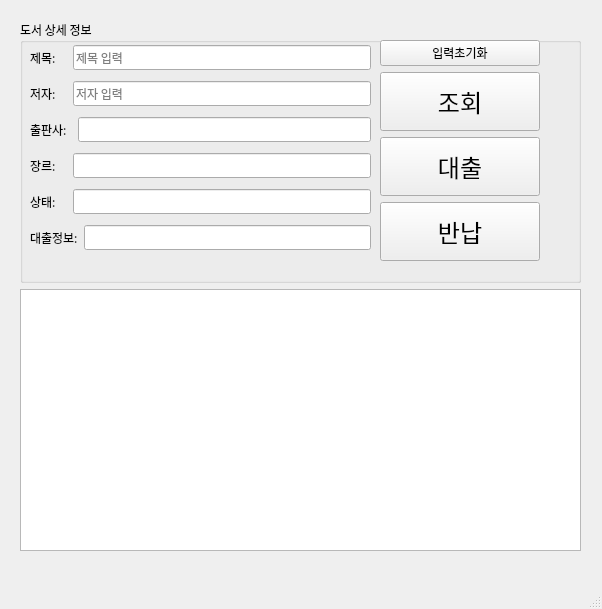
<?xml version="1.0" encoding="UTF-8"?>
<ui version="4.0">
 <class>MainWindow</class>
 <widget class="QMainWindow" name="MainWindow">
  <property name="geometry">
   <rect>
    <x>0</x>
    <y>0</y>
    <width>602</width>
    <height>609</height>
   </rect>
  </property>
  <property name="font">
   <font>
    <family>D2Coding</family>
    <weight>50</weight>
    <bold>false</bold>
    <underline>false</underline>
   </font>
  </property>
  <property name="windowTitle">
   <string>MainWindow</string>
  </property>
  <widget class="QWidget" name="centralwidget">
   <widget class="QWidget" name="verticalLayoutWidget">
    <property name="geometry">
     <rect>
      <x>20</x>
      <y>20</y>
      <width>561</width>
      <height>531</height>
     </rect>
    </property>
    <layout class="QVBoxLayout" name="verticalLayout">
     <item>
      <layout class="QHBoxLayout" name="horizontalLayout">
       <item>
        <widget class="QGroupBox" name="groupBox">
         <property name="title">
          <string>도서 상세 정보</string>
         </property>
         <widget class="QWidget" name="verticalLayoutWidget_2">
          <property name="geometry">
           <rect>
            <x>10</x>
            <y>20</y>
            <width>341</width>
            <height>221</height>
           </rect>
          </property>
          <layout class="QVBoxLayout" name="verticalLayout_2">
           <item>
            <layout class="QHBoxLayout" name="horizontalLayout_3">
             <item>
              <widget class="QLabel" name="label">
               <property name="text">
                <string>제목:    </string>
               </property>
              </widget>
             </item>
             <item>
              <widget class="QLineEdit" name="input_std_name">
               <property name="placeholderText">
                <string>제목 입력</string>
               </property>
              </widget>
             </item>
            </layout>
           </item>
           <item>
            <layout class="QHBoxLayout" name="horizontalLayout_4">
             <item>
              <widget class="QLabel" name="label_2">
               <property name="text">
                <string>저자:    </string>
               </property>
              </widget>
             </item>
             <item>
              <widget class="QLineEdit" name="input_std_author">
               <property name="readOnly">
                <bool>false</bool>
               </property>
               <property name="placeholderText">
                <string>저자 입력</string>
               </property>
              </widget>
             </item>
            </layout>
           </item>
           <item>
            <layout class="QHBoxLayout" name="horizontalLayout_5">
             <item>
              <widget class="QLabel" name="label_3">
               <property name="text">
                <string>출판사:  </string>
               </property>
              </widget>
             </item>
             <item>
              <widget class="QLineEdit" name="input_std_pub">
               <property name="readOnly">
                <bool>true</bool>
               </property>
               <property name="placeholderText">
                <string/>
               </property>
              </widget>
             </item>
            </layout>
           </item>
           <item>
            <layout class="QHBoxLayout" name="horizontalLayout_6">
             <item>
              <widget class="QLabel" name="label_4">
               <property name="text">
                <string>장르:    </string>
               </property>
               <property name="textFormat">
                <enum>Qt::AutoText</enum>
               </property>
              </widget>
             </item>
             <item>
              <widget class="QLineEdit" name="input_std_div">
               <property name="readOnly">
                <bool>true</bool>
               </property>
               <property name="placeholderText">
                <string/>
               </property>
              </widget>
             </item>
            </layout>
           </item>
           <item>
            <layout class="QHBoxLayout" name="horizontalLayout_7">
             <item>
              <widget class="QLabel" name="label_5">
               <property name="text">
                <string>상태:    </string>
               </property>
              </widget>
             </item>
             <item>
              <widget class="QLineEdit" name="input_std_con">
               <property name="readOnly">
                <bool>true</bool>
               </property>
               <property name="placeholderText">
                <string/>
               </property>
              </widget>
             </item>
            </layout>
           </item>
           <item>
            <layout class="QHBoxLayout" name="horizontalLayout_8">
             <item>
              <widget class="QLabel" name="label_6">
               <property name="text">
                <string>대출정보:</string>
               </property>
              </widget>
             </item>
             <item>
              <widget class="QLineEdit" name="input_std_loan">
               <property name="readOnly">
                <bool>true</bool>
               </property>
              </widget>
             </item>
            </layout>
           </item>
          </layout>
         </widget>
         <widget class="QWidget" name="verticalLayoutWidget_3">
          <property name="geometry">
           <rect>
            <x>360</x>
            <y>20</y>
            <width>160</width>
            <height>221</height>
           </rect>
          </property>
          <layout class="QVBoxLayout" name="verticalLayout_3">
           <item>
            <widget class="QPushButton" name="btn_clr">
             <property name="text">
              <string>입력초기화</string>
             </property>
            </widget>
           </item>
           <item>
            <widget class="QPushButton" name="btn_sea">
             <property name="sizePolicy">
              <sizepolicy hsizetype="MinimumExpanding" vsizetype="MinimumExpanding">
               <horstretch>0</horstretch>
               <verstretch>0</verstretch>
              </sizepolicy>
             </property>
             <property name="font">
              <font>
               <pointsize>18</pointsize>
              </font>
             </property>
             <property name="cursor">
              <cursorShape>ArrowCursor</cursorShape>
             </property>
             <property name="text">
              <string>조회</string>
             </property>
            </widget>
           </item>
           <item>
            <widget class="QPushButton" name="btn_bor">
             <property name="sizePolicy">
              <sizepolicy hsizetype="MinimumExpanding" vsizetype="MinimumExpanding">
               <horstretch>0</horstretch>
               <verstretch>0</verstretch>
              </sizepolicy>
             </property>
             <property name="font">
              <font>
               <pointsize>18</pointsize>
              </font>
             </property>
             <property name="text">
              <string>대출</string>
             </property>
            </widget>
           </item>
           <item>
            <widget class="QPushButton" name="btn_ret">
             <property name="sizePolicy">
              <sizepolicy hsizetype="Expanding" vsizetype="Expanding">
               <horstretch>0</horstretch>
               <verstretch>0</verstretch>
              </sizepolicy>
             </property>
             <property name="font">
              <font>
               <pointsize>18</pointsize>
              </font>
             </property>
             <property name="text">
              <string>반납</string>
             </property>
            </widget>
           </item>
          </layout>
         </widget>
        </widget>
       </item>
      </layout>
     </item>
     <item>
      <layout class="QHBoxLayout" name="horizontalLayout_12">
       <item>
        <widget class="QTableWidget" name="tblbook">
         <property name="sizePolicy">
          <sizepolicy hsizetype="MinimumExpanding" vsizetype="Preferred">
           <horstretch>0</horstretch>
           <verstretch>0</verstretch>
          </sizepolicy>
         </property>
         <property name="maximumSize">
          <size>
           <width>16777215</width>
           <height>9999999</height>
          </size>
         </property>
        </widget>
       </item>
      </layout>
     </item>
    </layout>
   </widget>
  </widget>
  <widget class="QMenuBar" name="menubar">
   <property name="geometry">
    <rect>
     <x>0</x>
     <y>0</y>
     <width>602</width>
     <height>21</height>
    </rect>
   </property>
  </widget>
  <widget class="QStatusBar" name="statusbar"/>
 </widget>
 <resources/>
 <connections/>
</ui>
